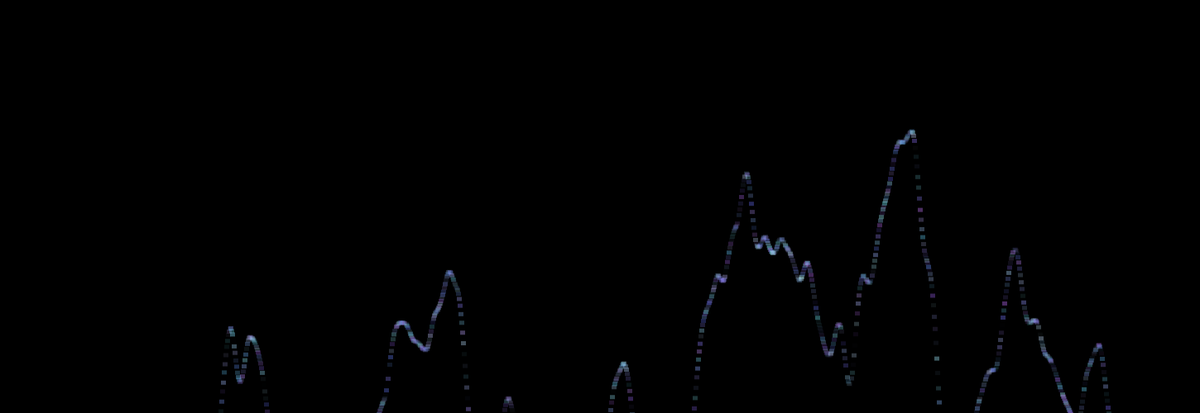
Frame 1 (no input)
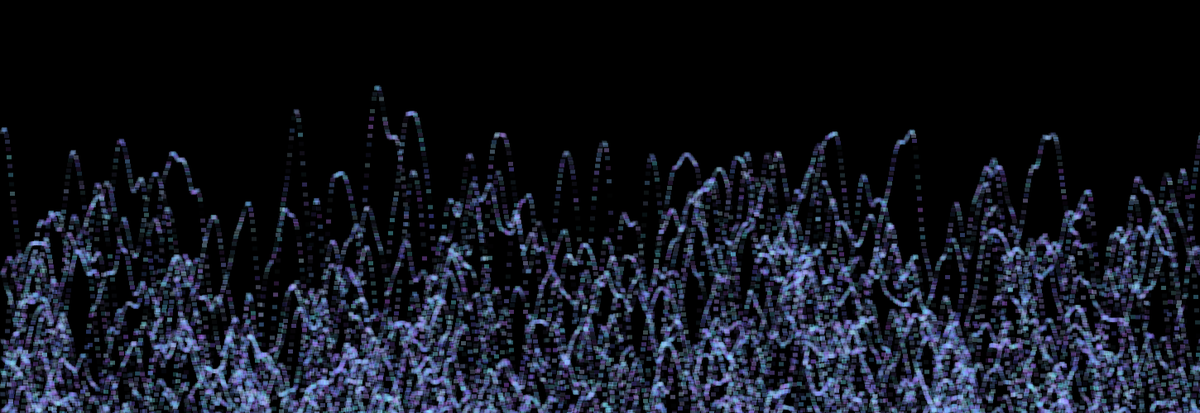
Frame 60 (the mouse pressed at the canvas centre just before this capture)
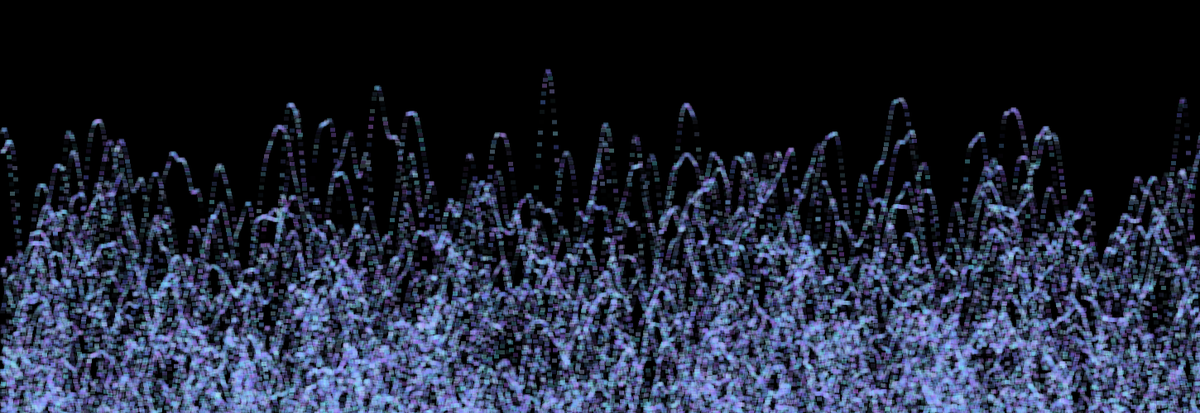
Frame 120 (the mouse held since frame 60 and released just before this capture)

The Processing sketch that drew these frames (run headless with seeded random() and noise(); from frame 60 on, the mouse is pressed at the canvas centre):

// Processing sketch: processing_87285
// ── processing_87285.pde

float x;
float y;
float xpos = 0.0;


void setup() {
  size(1450, 500);
  background(0);
  smooth();
}
void draw() 
{ 
  frameRate(10);

  x=random(width);
  y=random(height);


  for ( int i=0; i<width; i++)
  {

    float n=random(0.2)*80;
    fill(random(100,200), random(100, 255), random(255, 200),random(100));
    noStroke();
    xpos=xpos+0.01;
    float m=noise(xpos)*width;

    rect(i, m, 6,5);
    x++;
    y++;
  }
}
